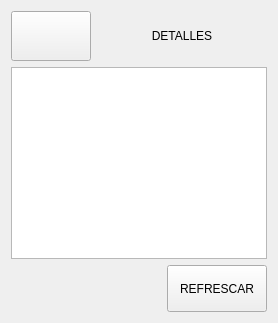
               <widget class="QWidget" name="pcompras_detalles">
                <layout class="QVBoxLayout" name="verticalLayout_17">
                 <item>
                  <layout class="QHBoxLayout" name="horizontalLayout_9">
                   <item>
                    <widget class="QPushButton" name="bt_back_detalles">
                     <property name="minimumSize">
                      <size>
                       <width>80</width>
                       <height>50</height>
                      </size>
                     </property>
                     <property name="maximumSize">
                      <size>
                       <width>80</width>
                       <height>50</height>
                      </size>
                     </property>
                     <property name="text">
                      <string/>
                     </property>
                     <property name="icon">
                      <iconset>
                       <normaloff>imagenes_gui/flecha_izquierda_blanca.svg</normaloff>imagenes_gui/flecha_izquierda_blanca.svg</iconset>
                     </property>
                     <property name="iconSize">
                      <size>
                       <width>40</width>
                       <height>40</height>
                      </size>
                     </property>
                    </widget>
                   </item>
                   <item>
                    <widget class="QLabel" name="label_14">
                     <property name="sizePolicy">
                      <sizepolicy hsizetype="Preferred" vsizetype="Preferred">
                       <horstretch>0</horstretch>
                       <verstretch>0</verstretch>
                      </sizepolicy>
                     </property>
                     <property name="minimumSize">
                      <size>
                       <width>120</width>
                       <height>50</height>
                      </size>
                     </property>
                     <property name="maximumSize">
                      <size>
                       <width>10000</width>
                       <height>50</height>
                      </size>
                     </property>
                     <property name="text">
                      <string>DETALLES</string>
                     </property>
                     <property name="alignment">
                      <set>Qt::AlignCenter</set>
                     </property>
                    </widget>
                   </item>
                  </layout>
                 </item>
                 <item>
                  <widget class="QTableWidget" name="table_detalles"/>
                 </item>
                 <item>
                  <layout class="QHBoxLayout" name="horizontalLayout_30">
                   <item>
                    <spacer name="horizontalSpacer_8">
                     <property name="orientation">
                      <enum>Qt::Horizontal</enum>
                     </property>
                     <property name="sizeHint" stdset="0">
                      <size>
                       <width>40</width>
                       <height>20</height>
                      </size>
                     </property>
                    </spacer>
                   </item>
                   <item>
                    <widget class="QPushButton" name="bt_refrescar_detalles">
                     <property name="minimumSize">
                      <size>
                       <width>100</width>
                       <height>47</height>
                      </size>
                     </property>
                     <property name="text">
                      <string>REFRESCAR</string>
                     </property>
                    </widget>
                   </item>
                  </layout>
                 </item>
                </layout>
               </widget>
